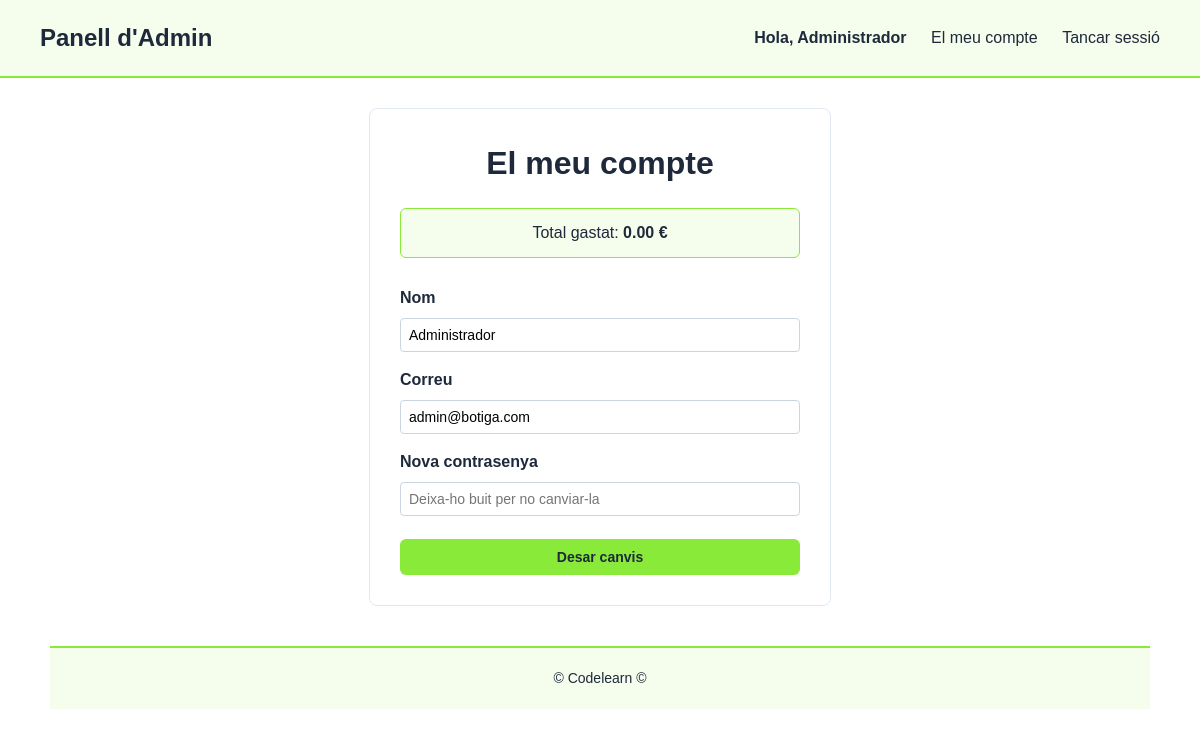
/perfil.php (signed in), run on the app's committed database.
### tables this page shows
CREATE TABLE usuaris (
    id       INT AUTO_INCREMENT PRIMARY KEY,
    nom      VARCHAR(100)  NOT NULL,
    email    VARCHAR(150)  NOT NULL UNIQUE,
    password VARCHAR(255)  NOT NULL,
    rol      ENUM('client','admin') NOT NULL DEFAULT 'client',
    gastat   DECIMAL(10,2) NOT NULL DEFAULT 0,
    creat_a  TIMESTAMP DEFAULT CURRENT_TIMESTAMP
);

### perfil.php (the view, shortened to what this page needs)
<?php
require_once 'includes/db.php';
$id    = $_SESSION['usuari_id'];
$stmt = $pdo->prepare("SELECT * FROM usuaris WHERE id = ?");
$stmt->execute([$id]);
$usuari = $stmt->fetch();
require_once 'includes/header.php';
?>
<div class="formulari-container">
    <h1>El meu compte</h1>
    <p class="gastat">
        Total gastat: <strong><?= number_format($usuari['gastat'], 2) ?> €</strong>
    </p>
    <form method="POST" action="perfil.php">
        <label for="nom">Nom</label>
        <input type="text" id="nom" name="nom" required
               value="<?= htmlspecialchars($usuari['nom']) ?>">
        <label for="email">Correu</label>
        <input type="email" id="email" name="email" required
               value="<?= htmlspecialchars($usuari['email']) ?>">
        <label for="password">Nova contrasenya</label>
        <input type="password" id="password" name="password"
               placeholder="Deixa-ho buit per no canviar-la">
        <button type="submit" class="boto">Desar canvis</button>
    </form>
</div>
<?php
require_once 'includes/footer.php';
?>

### css/estils.css (style rules this page uses)
body { background-color: #fff; color: #1e293b; font-family: Arial, sans-serif; margin: 0; line-height: 1.5; }
.boto { display: inline-block; background-color: #89ea3a; color: #1e293b; padding: 10px 18px; border: none; border-radius: 6px; text-decoration: none; font-size: 14px; font-weight: bold; cursor: pointer; }
.formulari-container { max-width: 400px; margin: 0 auto; border: 1px solid #e2e8f0; border-radius: 8px; padding: 30px; }
.formulari-container h1 { margin-top: 0; text-align: center; }
.formulari-container form { display: flex; flex-direction: column; gap: 8px; }
.formulari-container label { font-weight: bold; margin-top: 8px; }
.formulari-container input { padding: 8px; border: 1px solid #cbd5e1; border-radius: 4px; font-family: inherit; font-size: 14px; }
.formulari-container button { margin-top: 15px; }
.formulari-container p { text-align: center; font-size: 14px; margin-bottom: 0; }
.formulari-container .gastat { background-color: #f5fdec; border: 1px solid #89ea3a; border-radius: 6px; padding: 12px 18px; text-align: center; font-size: 16px; margin-bottom: 20px; }

### data on the page
usuaris: gastat "0.00", nom "Administrador", email "admin@botiga.com"

### other printed values
$titol "Panell d'Admin"
$_SESSION['nom'] "Administrador"
